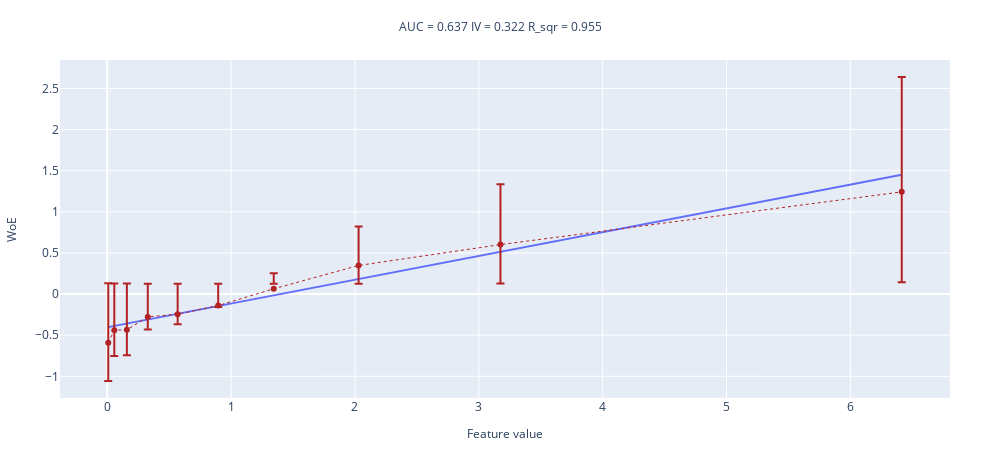

Notebook source saved alongside this figure:
### Markdown cell above
График похож на график корня, не в точности поскольку он также зависит от плотности распределения из которой извлечены x, поскольку в нашем случаи x из нормального расрпделения, бакеты для значений близких к 0 короче. В таком случае самое лучшее что можно сделать, это сделать то преобразование которое напоминает график. В нашем случае корень

### Code cell
woe_line(values=x**2, target=y, n_buckets=10)

### Figure 1 — Plotly figure (JSON) as saved in the notebook; plotly's stock layout.template omitted (floating-point values rounded to 4 significant figures)
{"data": [{"mode": "lines", "name": "interpolation_line", "showlegend": false, "type": "scatter", "x": [0.007716, 0.05645, 0.158, 0.3269, 0.5681, 0.8954, 1.344, 2.029, 3.175, 6.415], "y": [-0.4021, -0.388, -0.3587, -0.3098, -0.24, -0.1454, -0.0156, 0.1826, 0.5139, 1.451]}, {"error_y": {"array": [-0.4655, -0.3135, -0.3094, -0.1535, -0.1211, -0.01635, 0.1885, 0.4748, 0.7338, 1.398], "arrayminus": [-0.7249, -0.5678, -0.5635, -0.4042, -0.3712, -0.2652, -0.05991, 0.2228, 0.4741, 1.099], "symmetric": false, "type": "data"}, "line": {"color": "firebrick", "dash": "dot", "width": 1}, "name": "WoE", "showlegend": false, "type": "scatter", "x": [0.007716, 0.05645, 0.158, 0.3269, 0.5681, 0.8954, 1.344, 2.029, 3.175, 6.415], "y": [-0.5928, -0.4389, -0.4347, -0.2778, -0.2452, -0.1402, 0.06402, 0.3475, 0.6015, 1.243]}], "layout": {"height": 450, "margin": {"b": 50, "l": 50, "r": 50, "t": 60}, "title": {"font": {"size": 12}, "text": "AUC = 0.637 IV = 0.322 R_sqr = 0.955 ", "x": 0.5, "xanchor": "center", "y": 0.95, "yanchor": "top"}, "width": 1000, "xaxis": {"title": {"font": {"size": 12}, "text": "Feature value"}}, "yaxis": {"title": {"font": {"size": 12}, "text": "WoE"}}}}
